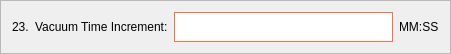
           <widget class="QFrame" name="frame_22">
            <property name="geometry">
             <rect>
              <x>60</x>
              <y>1070</y>
              <width>451</width>
              <height>51</height>
             </rect>
            </property>
            <property name="frameShape">
             <enum>QFrame::StyledPanel</enum>
            </property>
            <property name="frameShadow">
             <enum>QFrame::Raised</enum>
            </property>
            <layout class="QHBoxLayout" name="horizontalLayout_22">
             <item>
              <widget class="QLabel" name="label_58">
               <property name="styleSheet">
                <string notr="true">color: black;
font: 12pt &quot;Segoe UI&quot;;</string>
               </property>
               <property name="text">
                <string>23.</string>
               </property>
              </widget>
             </item>
             <item>
              <widget class="QLabel" name="label_59">
               <property name="styleSheet">
                <string notr="true">color: black;
font: 12pt &quot;Segoe UI&quot;;</string>
               </property>
               <property name="text">
                <string>Vacuum Time Increment:</string>
               </property>
              </widget>
             </item>
             <item>
              <widget class="QLineEdit" name="nombre_line_edit_19">
               <property name="minimumSize">
                <size>
                 <width>0</width>
                 <height>30</height>
                </size>
               </property>
               <property name="styleSheet">
                <string notr="true">background-color: white;
border: 1px solid #ff6e40;</string>
               </property>
              </widget>
             </item>
             <item>
              <widget class="QLabel" name="label_60">
               <property name="styleSheet">
                <string notr="true">color: black;
font: 12pt &quot;Segoe UI&quot;;</string>
               </property>
               <property name="text">
                <string>MM:SS</string>
               </property>
              </widget>
             </item>
            </layout>
           </widget>
